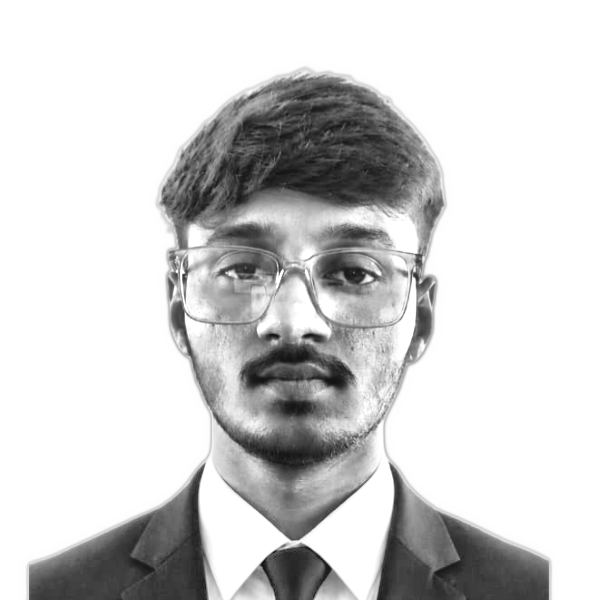
#> input picture source-prepped.png, 600 x 600 px
$ python make_ascii_svg.py
#> lines starting #> are read from the running program, lines starting #| are printed output that depends on the picture
"""
Convert a portrait photo into a CLEAN, monochrome ASCII-art SVG that "types"
itself in like a terminal, then holds.

Monochrome is deliberate -- per-character rainbow color is what makes ASCII
portraits look noisy. One fill color + a good density ramp + high contrast
reads as neat and legible.

GitHub renders SVGs embedded via <img> and runs their SMIL animations (JS
does not run). Each row is revealed with a left-to-right clip wipe plus a small
block cursor riding the wipe edge, staggered top -> bottom, so the whole
portrait prints once and freezes.
"""
from PIL import Image, ImageEnhance, ImageFilter
import html
import os
import sys

HERE = os.path.dirname(os.path.abspath(__file__))
SRC = sys.argv[1] if len(sys.argv) > 1 else os.path.join(HERE, "..", "source-prepped.png")
OUT = sys.argv[2] if len(sys.argv) > 2 else os.path.join(HERE, "..", "venkat-ascii.svg")

COLS = 100
ROWS = 53
CELL_W = 8
CELL_H = 15
RAMP = " .`:-=+*cs#%@"  # bright(sparse) -> dark(dense); leading space clears bg

# tuning for a dark-background portrait (already grayscale B&W)
CONTRAST = 1.15
BRIGHTNESS = 1.1
GAMMA = 1.10
SHARPEN = True
WHITE_FLOOR = 0.82

PAD = 20
TITLEBAR_H = 30
STATUS_H = 30
ART_W = COLS * CELL_W
ART_H = ROWS * CELL_H
CANVAS_W = ART_W + PAD * 2
CANVAS_H = TITLEBAR_H + ART_H + STATUS_H + PAD

BG = "#0d1117"
BG2 = "#0a101f"
FRAME = "#30363d"
TITLE_TEXT = "#8b949e"
INK = "#e6edf3"
CYAN = "#22d3ee"
CURSOR = "#22d3ee"

# reveal timing (one-shot; a cursor rasters top -> bottom)
ROW_DUR = 0.11
STAGGER = 0.11

# ---- 1. sample the image into a COLS x ROWS grayscale grid ----------------
im = Image.open(SRC).convert("L")
#> im is the input picture: PIL image 600x600 L; min 18, max 255, mean 209.5
if SHARPEN:
    im = im.filter(ImageFilter.UnsharpMask(radius=2, percent=140, threshold=2))
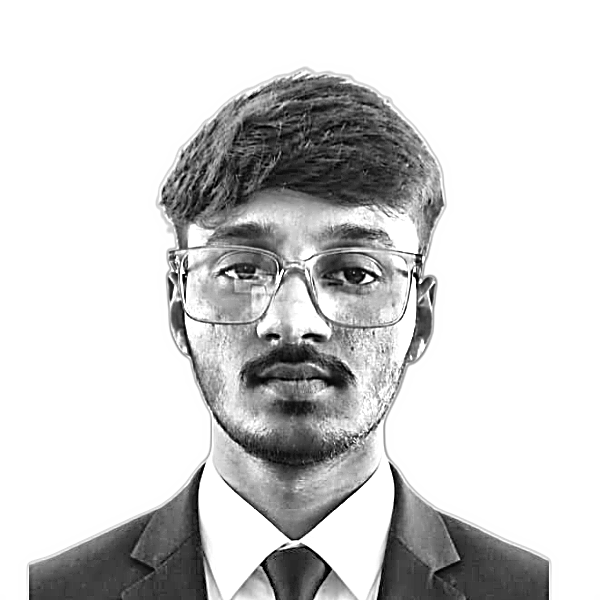
#> im: PIL image 600x600 L; min 0, max 255, mean 209
im = ImageEnhance.Brightness(im).enhance(BRIGHTNESS)
im = ImageEnhance.Contrast(im).enhance(CONTRAST)
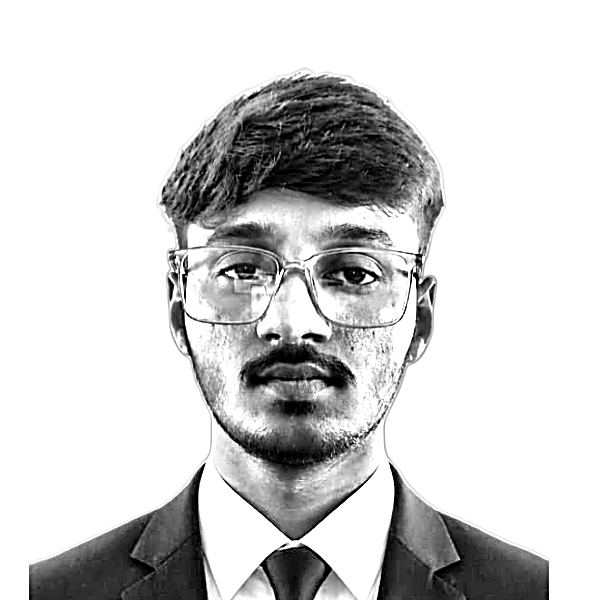
#> im: PIL image 600x600 L; min 0, max 255, mean 208.6
im = im.resize((COLS, ROWS), Image.LANCZOS)
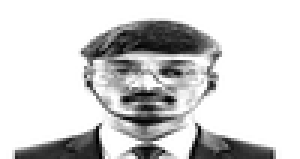
#> im: PIL image 100x53 L (shown 3 times larger); min 0, max 255, mean 208.2
px = im.load()

STATIC = bool(os.environ.get("STATIC"))

rows_txt = []
for y in range(ROWS):
    chars = []
    for x in range(COLS):
        lum = px[x, y] / 255.0
        lum = pow(lum, GAMMA)
        if lum >= WHITE_FLOOR:
            chars.append(" ")
            continue
        idx = int((1.0 - lum) * (len(RAMP) - 1) + 0.5)
        idx = max(0, min(len(RAMP) - 1, idx))
        chars.append(RAMP[idx])
    rows_txt.append("".join(chars))
#> after the loop, rows_txt = 53 items

art_top = TITLEBAR_H + PAD * 0.35

# ---- 2. assemble SVG ------------------------------------------------------
parts = []
parts.append(
    f'<svg xmlns="http://www.w3.org/2000/svg" width="{CANVAS_W}" height="{CANVAS_H}" '
    f'viewBox="0 0 {CANVAS_W} {CANVAS_H}" font-family="ui-monospace, SFMono-Regular, '
    f'Menlo, Consolas, monospace">'
)
parts.append('<defs>'
             f'<linearGradient id="bg" x1="0" y1="0" x2="0" y2="1">'
             f'<stop offset="0" stop-color="{BG2}"/><stop offset="1" stop-color="{BG}"/>'
             f'</linearGradient></defs>')

parts.append(f'<rect width="{CANVAS_W}" height="{CANVAS_H}" rx="12" fill="url(#bg)"/>')
parts.append(f'<rect x="0.5" y="0.5" width="{CANVAS_W-1}" height="{CANVAS_H-1}" rx="12" '
             f'fill="none" stroke="{FRAME}" stroke-width="1"/>')

parts.append(f'<line x1="0" y1="{TITLEBAR_H}" x2="{CANVAS_W}" y2="{TITLEBAR_H}" stroke="{FRAME}"/>')
for i, dotcol in enumerate(["#ff5f56", "#ffbd2e", "#27c93f"]):
    parts.append(f'<circle cx="{PAD + i*16}" cy="{TITLEBAR_H/2}" r="5" fill="{dotcol}"/>')
parts.append(f'<text x="{CANVAS_W/2}" y="{TITLEBAR_H/2 + 4}" fill="{TITLE_TEXT}" font-size="12" '
             f'text-anchor="middle">venkat@github: ~$ ./portrait.sh</text>')

# one <text> per row (single color -> no per-char markup, tiny file)
font_size = CELL_H * 0.86
for ry, line in enumerate(rows_txt):
    y = art_top + ry * CELL_H + CELL_H * 0.74
    row_y = art_top + ry * CELL_H
    delay = ry * STAGGER
    safe = html.escape(line)
    text = (f'<text xml:space="preserve" x="{PAD}" y="{y:.1f}" fill="{INK}" '
            f'font-size="{font_size:.1f}" textLength="{ART_W}" lengthAdjust="spacing">{safe}</text>')

    if STATIC:
        parts.append(text)
        continue

    parts.append(
        f'<clipPath id="r{ry}"><rect x="{PAD}" y="{row_y:.1f}" height="{CELL_H}" width="{ART_W}">'
        f'<animate attributeName="width" values="0;{ART_W}" keyTimes="0;1" begin="{delay:.3f}s" '
        f'dur="{ROW_DUR:.2f}s" fill="freeze"/></rect></clipPath>'
    )
    parts.append(f'<g clip-path="url(#r{ry})">{text}</g>')
    parts.append(
        f'<rect y="{row_y+1:.1f}" width="{CELL_W}" height="{CELL_H-2}" fill="{CURSOR}" opacity="0">'
        f'<animate attributeName="x" from="{PAD}" to="{PAD+ART_W}" begin="{delay:.3f}s" '
        f'dur="{ROW_DUR:.2f}s" fill="freeze"/>'
        f'<set attributeName="opacity" to="0.85" begin="{delay:.3f}s"/>'
        f'<set attributeName="opacity" to="0" begin="{delay+ROW_DUR:.3f}s"/></rect>'
    )
#> this loop made 53 passes
#> (y, row_y, delay) on passes 1 to 12: (48.1, 37, 0), (63.1, 52, 0.11), (78.1, 67, 0.22), (93.1, 82, 0.33), (108.1, 97, 0.44), (123.1, 112, 0.55), (138.1, 127, 0.66), (153.1, 142, 0.77), (168.1, 157, 0.88), (183.1, 172, 0.99), (198.1, 187, 1.1), (213.1, 202, 1.21)
#> after the loop, parts = 168 items

# status bar with a steady blinking cyan cursor
status_line_y = TITLEBAR_H + ART_H + PAD * 0.35
status_y = status_line_y + 19
parts.append(f'<line x1="0" y1="{status_line_y:.1f}" x2="{CANVAS_W}" y2="{status_line_y:.1f}" stroke="{FRAME}"/>')
parts.append(f'<text x="{PAD}" y="{status_y:.1f}" fill="{TITLE_TEXT}" font-size="13">'
             f'venkat@github:~$ whoami <tspan fill="{CYAN}" font-weight="600">Dharaneswara Reddy</tspan></text>')
parts.append(f'<rect x="{PAD+352}" y="{status_y-12:.1f}" width="8" height="14" fill="{CYAN}">'
             f'<animate attributeName="opacity" values="1;1;0;0" keyTimes="0;0.5;0.51;1" '
             f'dur="1s" repeatCount="indefinite"/></rect>')

parts.append("</svg>")
svg = "".join(parts)
with open(OUT, "w") as f:
    f.write(svg)
print("wrote", OUT, len(svg), "bytes;", CANVAS_W, "x", CANVAS_H)
#| wrote scripts/../venkat-ascii.svg 38569 bytes; 840 x 875

$ run again, with new_image.png copied over source-prepped.png
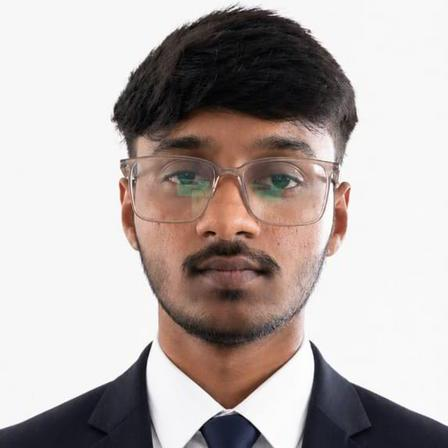
#> input picture new_image.png, 448 x 448 px
#> `im = ImageEnhance.Contrast(im).enhance(CONTRAST)`:
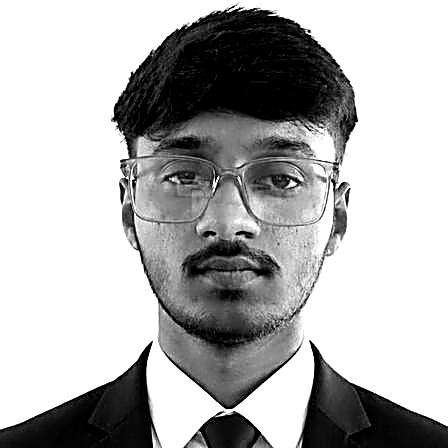
#> im: PIL image 448x448 L; min 0, max 255, mean 177.9
#> `im = im.resize((COLS, ROWS), Image.LANCZOS)`:
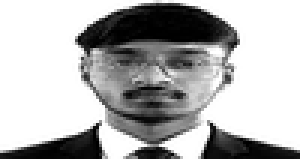
#> im: PIL image 100x53 L (shown 3 times larger); min 0, max 255, mean 177.5
#> after the loop `for y in range(ROWS):`: rows_txt = 53 items
#> the loop `for ry, line in enumerate(rows_txt):` made 53 passes
#> (y, row_y, delay) on passes 1 to 8: (48.1, 37, 0), (63.1, 52, 0.11), (78.1, 67, 0.22), (93.1, 82, 0.33), (108.1, 97, 0.44), (123.1, 112, 0.55), (138.1, 127, 0.66), (153.1, 142, 0.77)
#> after the loop `for ry, line in enumerate(rows_txt):`: parts = 168 items
#| wrote scripts/../venkat-ascii.svg 38569 bytes; 840 x 875
